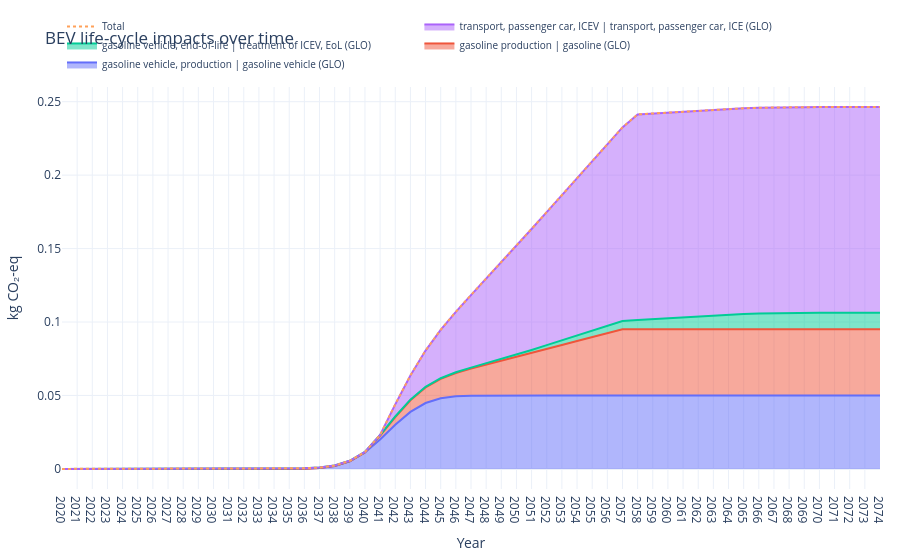

Notebook code for this chart:
### Code cell
fig = plot_temporal_scores(
    results_by_year=results_by_year,
    stacked=True,
    trails=trails,
    title="BEV life-cycle impacts over time",
    method_label="kg CO₂-eq",
    cumulative=True
)
fig.show()
